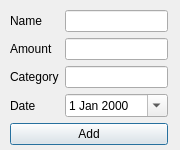
<?xml version="1.0" encoding="UTF-8"?>
<ui version="4.0">
 <class>MainWindow</class>
 <widget class="QMainWindow" name="MainWindow">
  <property name="windowModality">
   <enum>Qt::ApplicationModal</enum>
  </property>
  <property name="geometry">
   <rect>
    <x>0</x>
    <y>0</y>
    <width>180</width>
    <height>150</height>
   </rect>
  </property>
  <property name="maximumSize">
   <size>
    <width>180</width>
    <height>150</height>
   </size>
  </property>
  <property name="windowTitle">
   <string>Add Expense</string>
  </property>
  <property name="styleSheet">
   <string notr="true"/>
  </property>
  <property name="toolButtonStyle">
   <enum>Qt::ToolButtonIconOnly</enum>
  </property>
  <property name="dockOptions">
   <set>QMainWindow::AllowTabbedDocks|QMainWindow::AnimatedDocks</set>
  </property>
  <widget class="QWidget" name="centralwidget">
   <property name="styleSheet">
    <string notr="true"/>
   </property>
   <widget class="QWidget" name="formLayoutWidget">
    <property name="geometry">
     <rect>
      <x>10</x>
      <y>10</y>
      <width>158</width>
      <height>141</height>
     </rect>
    </property>
    <layout class="QFormLayout" name="formLayout">
     <item row="0" column="0">
      <widget class="QLabel" name="label_2">
       <property name="text">
        <string>Name</string>
       </property>
      </widget>
     </item>
     <item row="0" column="1">
      <widget class="QLineEdit" name="le_name">
       <property name="inputMask">
        <string/>
       </property>
      </widget>
     </item>
     <item row="1" column="0">
      <widget class="QLabel" name="label_3">
       <property name="text">
        <string>Amount</string>
       </property>
      </widget>
     </item>
     <item row="1" column="1">
      <widget class="QLineEdit" name="le_amount">
       <property name="inputMask">
        <string/>
       </property>
       <property name="text">
        <string/>
       </property>
       <property name="clearButtonEnabled">
        <bool>false</bool>
       </property>
      </widget>
     </item>
     <item row="2" column="0">
      <widget class="QLabel" name="label_4">
       <property name="text">
        <string>Category</string>
       </property>
      </widget>
     </item>
     <item row="2" column="1">
      <widget class="QLineEdit" name="le_category"/>
     </item>
     <item row="3" column="0">
      <widget class="QLabel" name="label_5">
       <property name="text">
        <string>Date</string>
       </property>
      </widget>
     </item>
     <item row="3" column="1">
      <widget class="QDateEdit" name="de_date">
       <property name="calendarPopup">
        <bool>true</bool>
       </property>
       <property name="date">
        <date>
         <year>2000</year>
         <month>1</month>
         <day>1</day>
        </date>
       </property>
      </widget>
     </item>
     <item row="4" column="0" colspan="2">
      <layout class="QVBoxLayout" name="verticalLayout_2">
       <item>
        <widget class="QPushButton" name="btn_add">
         <property name="styleSheet">
          <string notr="true"/>
         </property>
         <property name="text">
          <string>Add</string>
         </property>
         <property name="default">
          <bool>true</bool>
         </property>
        </widget>
       </item>
      </layout>
     </item>
    </layout>
   </widget>
  </widget>
 </widget>
 <tabstops>
  <tabstop>le_name</tabstop>
  <tabstop>le_amount</tabstop>
  <tabstop>le_category</tabstop>
  <tabstop>de_date</tabstop>
  <tabstop>btn_add</tabstop>
 </tabstops>
 <resources/>
 <connections/>
</ui>
